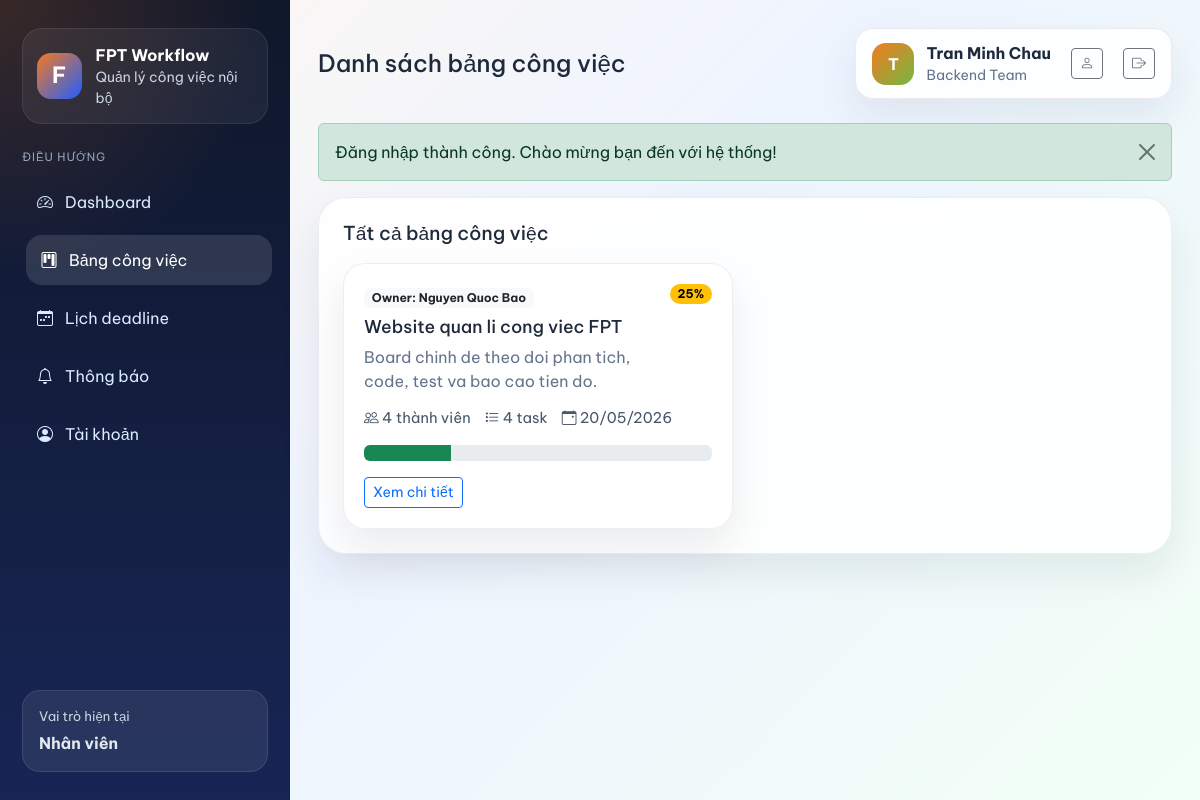
/boards.php (signed in), run on an earlier commit of the app's database.
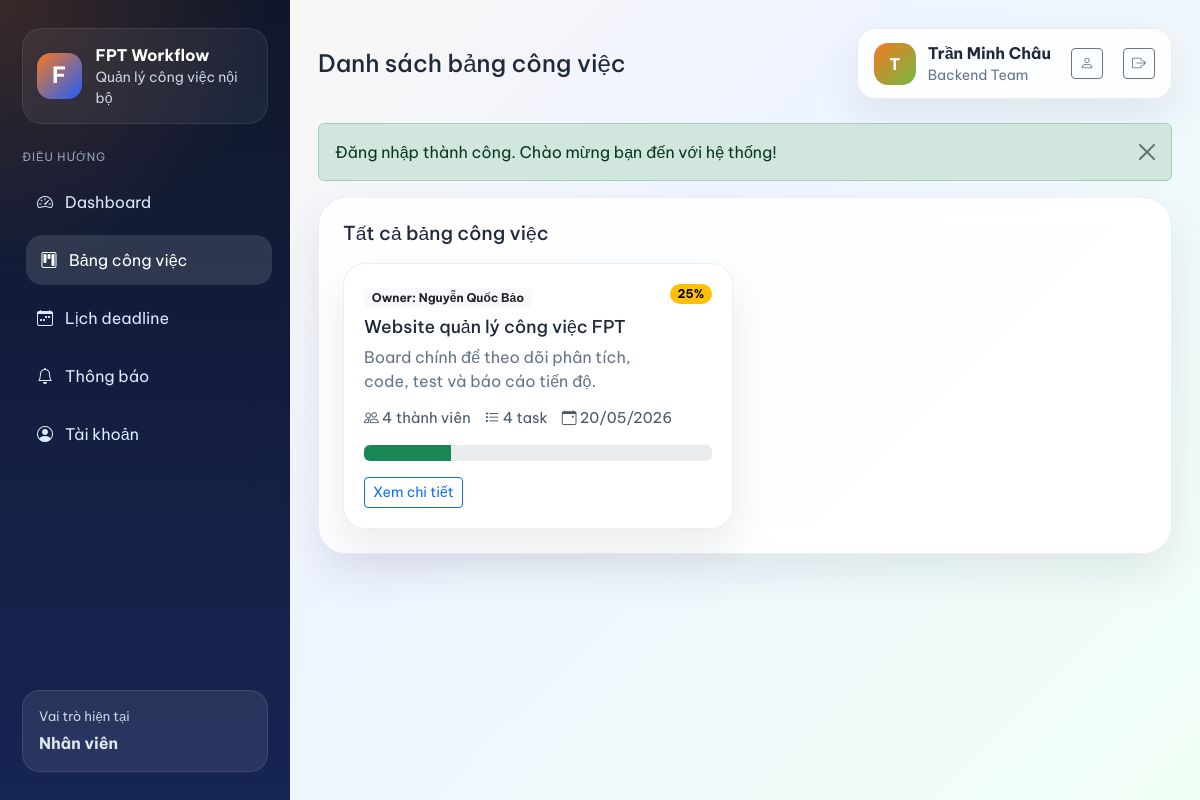
And on a later commit of the database.
### tables this page shows
CREATE TABLE `users` (
    `id` INT NOT NULL AUTO_INCREMENT,
    `full_name` VARCHAR(120) NOT NULL,
    `email` VARCHAR(120) DEFAULT NULL,
    `username` VARCHAR(50) NOT NULL UNIQUE,
    `password_hash` VARCHAR(255) NOT NULL,
    `role` ENUM('admin', 'manager', 'member') NOT NULL DEFAULT 'member',
    `department` VARCHAR(120) DEFAULT NULL,
    `created_at` TIMESTAMP NOT NULL DEFAULT CURRENT_TIMESTAMP,
    PRIMARY KEY (`id`)
);

CREATE TABLE `boards` (
    `id` INT NOT NULL AUTO_INCREMENT,
    `name` VARCHAR(150) NOT NULL,
    `description` TEXT DEFAULT NULL,
    `owner_id` INT NOT NULL,
    `start_date` DATE DEFAULT NULL,
    `end_date` DATE DEFAULT NULL,
    `created_at` TIMESTAMP NOT NULL DEFAULT CURRENT_TIMESTAMP,
    PRIMARY KEY (`id`),
    CONSTRAINT `fk_boards_owner` FOREIGN KEY (`owner_id`) REFERENCES `users`(`id`) ON DELETE CASCADE
);

### helpers.php (called while the page is built, shortened)
<?php
function e($value)
{
    return htmlspecialchars((string) $value, ENT_QUOTES, 'UTF-8');
}
function current_user()
{
    return isset($_SESSION['user']) ? $_SESSION['user'] : null;
}
function current_user_id()
{
    $user = current_user();
    return $user ? (int) $user['id'] : 0;
}
function current_user_role()
{
    $user = current_user();
    return $user ? $user['role'] : null;
}
function is_admin()
{
    return current_user_role() === 'admin';
}
function is_manager()
{
    return current_user_role() === 'manager';
}
function role_label($role)
{
    switch ($role) {
        case 'member':
            return 'Nhân viên';
    }
}
function format_date_vn($date)
{
    $timestamp = strtotime($date);
    return date('d/m/Y', $timestamp);
}

### repository.php (called while the page is built, shortened)
<?php
function fetch_assignable_users()
{
    global $pdo;
    $statement = $pdo->query(
        "SELECT id, full_name, username, role, department
        FROM users
        WHERE role IN ('manager', 'member')
        ORDER BY
            CASE role
                WHEN 'manager' THEN 0
                ELSE 1
            END,
            full_name ASC"
    );
    return $statement->fetchAll();
}
function fetch_boards_for_current_user()
{
    global $pdo;
    $baseSql = "
        SELECT
            b.*,
            owner.full_name AS owner_name,
            COUNT(DISTINCT bm.user_id) + 1 AS member_count,
            COUNT(DISTINCT t.id) AS task_count,
            COUNT(DISTINCT CASE WHEN s.status_key = 'done' THEN t.id END) AS done_count
        FROM boards b
        INNER JOIN users owner ON owner.id = b.owner_id
        LEFT JOIN board_members bm ON bm.board_id = b.id
        LEFT JOIN tasks t ON t.board_id = b.id
        LEFT JOIN task_statuses s ON s.id = t.status_id
    ";
    $sql = $baseSql . '
        LEFT JOIN board_members access_member
            ON access_member.board_id = b.id
            AND access_member.user_id = :member_user_id
        WHERE b.owner_id = :owner_user_id OR access_member.user_id IS NOT NULL
        GROUP BY b.id
        ORDER BY b.created_at DESC
    ';
    $statement = $pdo->prepare($sql);
    $statement->execute(
        array(
            'member_user_id' => current_user_id(),
            'owner_user_id' => current_user_id(),
        )
    );
    return $statement->fetchAll();
}

### boards.php (the view, shortened to what the changed rows need)
<?php
$pageTitle = 'Danh sách bảng công việc';
$boards = fetch_boards_for_current_user();
$users = fetch_assignable_users();
require_once __DIR__ . '/partials/header.php';
?>
<div class="content-card mb-4">
    <div class="row g-4">
        <?php foreach ($boards as $board) { ?>
            <?php
            $progress = 0;
            if ((int) $board['task_count'] > 0) {
                $progress = round(((int) $board['done_count'] / (int) $board['task_count']) * 100);
            }
            ?>
            <div class="col-lg-6">
                <div class="board-card board-card-solid">
                    <div class="d-flex justify-content-between align-items-start gap-3">
                        <div>
                            <span class="badge bg-light text-dark mb-2">Owner: <?php echo e($board['owner_name']); ?></span>
                            <h4><?php echo e($board['name']); ?></h4>
                            <p><?php echo e($board['description']); ?></p>
                        </div>
                        <span class="badge rounded-pill text-bg-warning"><?php echo e($progress); ?>%</span>
                    </div>
                    <div class="board-meta">
                        <span><i class="bi bi-people"></i> <?php echo e((int) $board['member_count']); ?> thành viên</span>
                        <span><i class="bi bi-list-task"></i> <?php echo e((int) $board['task_count']); ?> task</span>
                        <span><i class="bi bi-calendar-event"></i> <?php echo e(format_date_vn($board['end_date'])); ?></span>
                    </div>
                    <div class="progress mt-3" role="progressbar" aria-valuenow="<?php echo e($progress); ?>" aria-valuemin="0" aria-valuemax="100">
                        <div class="progress-bar bg-success" style="width: <?php echo e($progress); ?>%"></div>
                    </div>
                    <div class="d-flex justify-content-between align-items-center mt-3 gap-2">
                        <a class="btn btn-outline-primary btn-sm" href="board.php?id=<?php echo (int) $board['id']; ?>">
                            Xem chi tiết
                        </a>
                    </div>
                </div>
            </div>
        <?php } ?>
    </div>
</div>
<?php require_once __DIR__ . '/partials/footer.php'; ?>

### partials/header.php (shortened to what the changed rows need)
<?php
$pageTitle = isset($pageTitle) ? $pageTitle : 'FPT Task Manager';
$user = current_user();
$userInitial = $user ? strtoupper(substr($user['full_name'], 0, 1)) : 'U';
?>
<!DOCTYPE html>
<html lang="vi">
<head>
    <link href="https://cdn.jsdelivr.net/npm/bootstrap@5.3.3/dist/css/bootstrap.min.css" rel="stylesheet">
    <link href="https://cdn.jsdelivr.net/npm/bootstrap-icons@1.11.3/font/bootstrap-icons.css" rel="stylesheet">
    <link href="assets/css/styles.css" rel="stylesheet">
</head>
<body class="app-body">
    <div class="app-shell">
        <aside class="app-sidebar">
            <div class="sidebar-section mt-auto">
                <div class="role-box">
                    <span class="role-title">Vai trò hiện tại</span>
                    <strong><?php echo e(role_label(current_user_role())); ?></strong>
                </div>
            </div>
        </aside>
        <div class="app-main">
            <header class="app-topbar">
                <div>
                    <h1 class="topbar-title"><?php echo e($pageTitle); ?></h1>
                </div>
                <div class="user-chip">
                    <span class="user-avatar"><?php echo e($userInitial); ?></span>
                    <div>
                        <strong><?php echo e($user['full_name']); ?></strong>
                        <small><?php echo e($user['department']); ?></small>
                    </div>
                    <a class="btn btn-outline-secondary btn-sm ms-2" href="profile.php">
                        <i class="bi bi-person"></i>
                    </a>
                    <a class="btn btn-outline-secondary btn-sm ms-2" href="logout.php">
                        <i class="bi bi-box-arrow-right"></i>
                    </a>
                </div>
            </header>
            <main class="page-content">

What changed in the data, as far as the page shows it:
changed users "Nhân viên": full_name "Tran Minh Chau" → "Trần Minh Châu"
changed boards: owner.full_name "Nguyen Quoc Bao" → "Nguyễn Quốc Bảo"; name "Website quan li cong viec FPT" → "Website quản lý công việc FPT"; description "Board chinh de theo doi phan tich, code, test va bao cao tien do." → "Board chính để theo dõi phân tích, code, test và báo cáo tiến độ."
